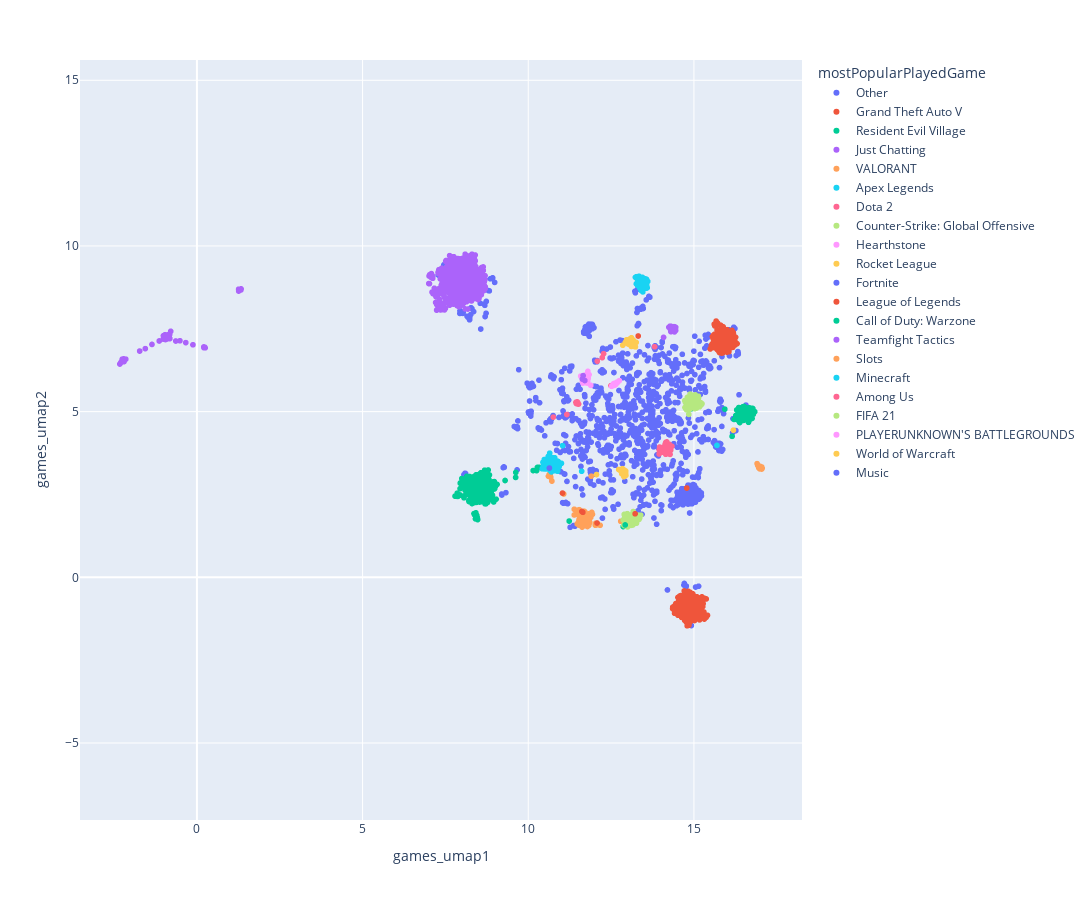

The code cell stored with this chart in its notebook:
### Markdown cell above
# Visualize embeddings

### Code cell
fig = px.scatter(games_df, x='games_umap1', y='games_umap2', color='mostPopularPlayedGame', hover_data=['game_count', 'allPlayedGames', 'nodeId'], width=1100, height=900)
fig.update_layout(
    yaxis={"scaleanchor":"x", "scaleratio":1}
)
fig.show()
